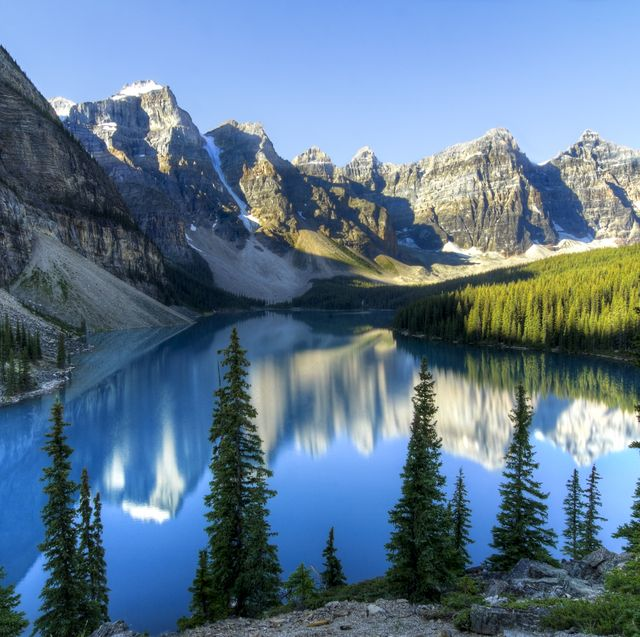
#> input picture Pointillism-master/Pointillism-master/images/gs1.jpg, 640 x 637 px
$ python main.py
#> lines starting #> are read from the running program, lines starting #| are printed output that depends on the picture
### Pointillism-master/Pointillism-master/pointillism/utils.py
import cv2
import numpy as np


def limit_size(img, max_x, max_y=0):
    if max_x == 0:
        return img

    if max_y == 0:
        max_y = max_x

    ratio = min(1.0, float(max_x) / img.shape[1], float(max_y) / img.shape[0])

    if ratio != 1.0:
        shape = (int(img.shape[1] * ratio), int(img.shape[0] * ratio))
        return cv2.resize(img, shape, interpolation=cv2.INTER_AREA)
    else:
        return img


# [19 lines left out: functions clipped_addition, regulate, not called in this run]

### Pointillism-master/Pointillism-master/pointillism/color_palette.py
import cv2
import numpy as np
import math
from sklearn.cluster import KMeans
from .utils import limit_size, regulate


class ColorPalette:
    def __init__(self, colors, base_len=0):
        self.colors = colors
        self.base_len = base_len if base_len > 0 else len(colors)

    @staticmethod
    def from_image(img, n, max_img_size=200, n_init=10):
        # scale down the image to speedup kmeans
        img = limit_size(img, max_img_size)

        clt = KMeans(n_clusters=n, n_jobs=1, n_init=n_init)
        clt.fit(img.reshape(-1, 3))

        return ColorPalette(clt.cluster_centers_)

    # [19 lines left out: functions extend, to_image, not called in this run]

    def __len__(self):
        return len(self.colors)

    def __getitem__(self, item):
        return self.colors[item]

### Pointillism-master/Pointillism-master/main.py
import cv2
import argparse
import math
import progressbar
from pointillism import *

parser = argparse.ArgumentParser(description='...')
parser.add_argument('--palette-size', default=20, type=int, help="Number of colors of the base palette")
parser.add_argument('--stroke-scale', default=0, type=int, help="Scale of the brush strokes (0 = automatic)")
parser.add_argument('--gradient-smoothing-radius', default=0, type=int, help="Radius of the smooth filter applied to the gradient (0 = automatic)")
parser.add_argument('--limit-image-size', default=0, type=int, help="Limit the image size (0 = no limits)")
parser.add_argument('img_path', nargs='?', default="images/gs1.jpg")

args = parser.parse_args()

res_path = args.img_path.rsplit(".", -1)[0] + "_drawing.jpg"
img = cv2.imread(args.img_path)
#> img is the input picture: shape (637, 640, 3); mean B, G, R 143, 120.4, 95.2

if args.limit_image_size > 0:
    img = limit_size(img, args.limit_image_size)

if args.stroke_scale == 0:
    stroke_scale = int(math.ceil(max(img.shape) / 1000))
#> stroke_scale = 1
    print("Automatically chosen stroke scale: %d" % stroke_scale)
#| Automatically chosen stroke scale: 1
else:
    stroke_scale = args.stroke_scale

if args.gradient_smoothing_radius == 0:
    gradient_smoothing_radius = int(round(max(img.shape) / 50))
#> gradient_smoothing_radius = 13
    print("Automatically chosen gradient smoothing radius: %d" % gradient_smoothing_radius)
#| Automatically chosen gradient smoothing radius: 13
else:
    gradient_smoothing_radius = args.gradient_smoothing_radius

# convert the image to grayscale to compute the gradient
gray = cv2.cvtColor(img, cv2.COLOR_BGR2GRAY)
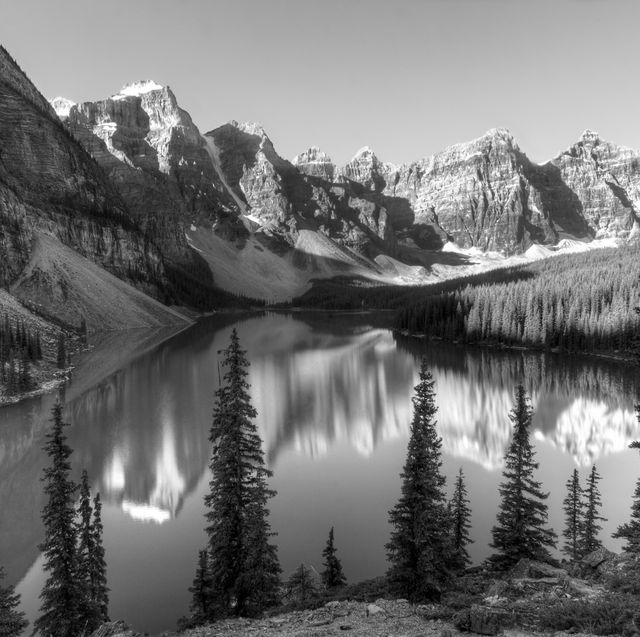
#> gray: shape (637, 640); min 0, max 255, mean 115.4

print("Computing color palette...")
palette = ColorPalette.from_image(img, args.palette_size)
#> in limit_size, `return cv2.resize(img, shape, interpolation=cv2.INTER_AREA)`:
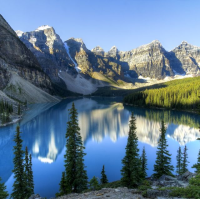
#> returned value: shape (199, 200, 3); mean of channels 0, 1, 2 143, 120.4, 95.2; drawn as B, G, R
#> (the run stopped early here; a loop or call above may not have finished)

$ run again, with Pointillism-master/Pointillism-master/images/gs.jpg copied over Pointillism-master/Pointillism-master/images/gs1.jpg
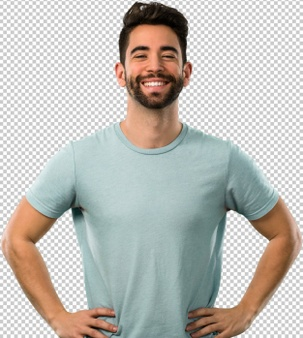
#> input picture Pointillism-master/Pointillism-master/images/gs.jpg, 303 x 338 px
#> img is the input picture: shape (338, 303, 3); mean B, G, R 183.7, 189.5, 191.2
#| Automatically chosen stroke scale: 1
#| Automatically chosen gradient smoothing radius: 7
#> `gray = cv2.cvtColor(img, cv2.COLOR_BGR2GRAY)`:
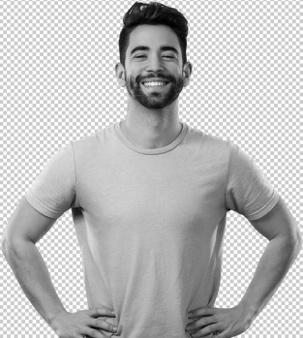
#> gray: shape (338, 303); min 0, max 255, mean 189.4
#> in limit_size, `return cv2.resize(img, shape, interpolation=cv2.INTER_AREA)`:
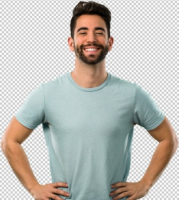
#> returned value: shape (200, 179, 3); mean of channels 0, 1, 2 183.7, 189.5, 191.2; drawn as B, G, R

$ run again, with Pointillism-master/Pointillism-master/images/lake.jpg copied over Pointillism-master/Pointillism-master/images/gs1.jpg
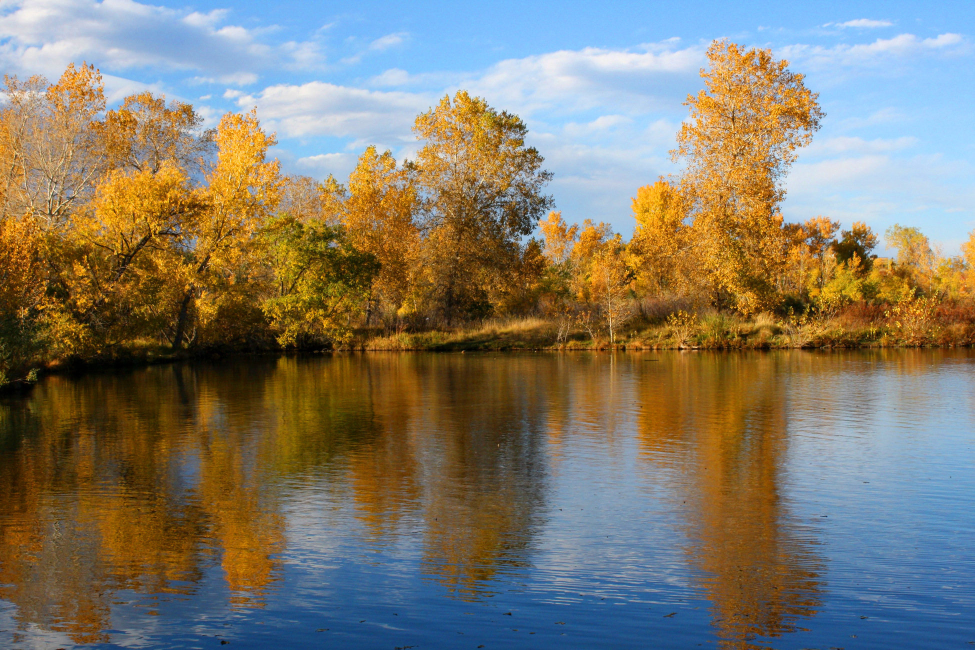
#> input picture Pointillism-master/Pointillism-master/images/lake.jpg, 1950 x 1300 px (shown at 1/2 size)
#> img is the input picture: shape (1300, 1950, 3); mean B, G, R 107.2, 122.8, 129.1
#| Automatically chosen stroke scale: 2
#| Automatically chosen gradient smoothing radius: 39
#> `gray = cv2.cvtColor(img, cv2.COLOR_BGR2GRAY)`:
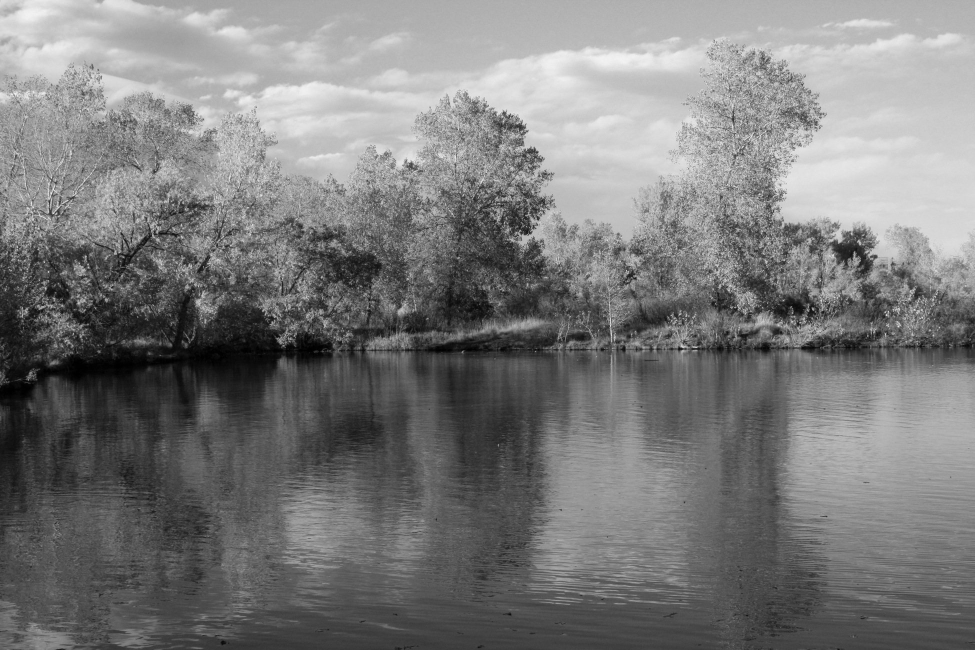
#> gray: shape (1300, 1950) (shown at 1/2 size); min 0, max 251, mean 122.9
#> in limit_size, `return cv2.resize(img, shape, interpolation=cv2.INTER_AREA)`:
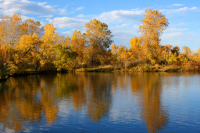
#> returned value: shape (133, 200, 3); mean of channels 0, 1, 2 107.2, 122.8, 129.1; drawn as B, G, R
